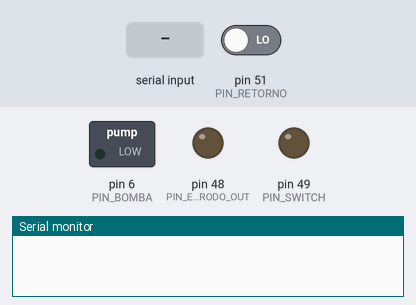
A sketch run on a simulated Arduino Mega 2560, built with avr-gcc and run on an emulated ATmega2560. Shown: switched loads named in the sketch (green lamp = pin HIGH), output pins drawn as LEDs (lit = HIGH), the last lines printed to the serial monitor. The inputs (shaded band) are chosen by the test bench; at power-on: pin 51 (PIN_RETORNO) LOW.

Above: at 1.2 s.
1.3 s: "}" received over Serial
At 1.9 s:
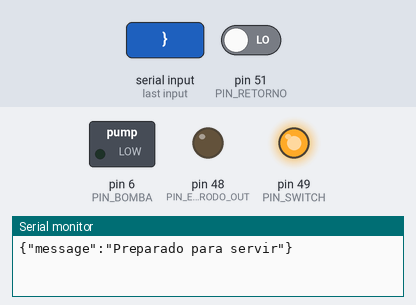
Timing chart, 0 to 4.3 s (numbered marks = the images above; inputs shaded):
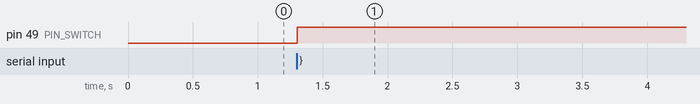

The sketch:

GasolineraArduino.ino
```cpp
#include <ArduinoJson.h>
String data = "";
volatile float flujo;
bool isAvailable = false;
String tipoLlenado = "";
float limiteLitros = 1.0;

const int PIN_FLUJO = 7;
const int PIN_BOMBA = 6;
const int PIN_RETORNO = 51;
const int PIN_SWITCH = 49;
const int PIN_ELECTRODO_OUT = 48;
const int PIN_ELECTRODO = 50;


void setup() {
  flujo = 0;
  pinMode(PIN_BOMBA, OUTPUT);
  pinMode(PIN_SWITCH, OUTPUT);
  pinMode(PIN_ELECTRODO_OUT, OUTPUT);
  pinMode(PIN_RETORNO, INPUT);
  pinMode(PIN_ELECTRODO, INPUT);
  pinMode(PIN_FLUJO, INPUT);
  Serial.begin(9600);
}

void loop() {
 /* digitalWrite(PIN_SWITCH, HIGH);
  int currentStateSwitch = digitalRead(PIN_RETORNO);
  if (currentStateSwitch == HIGH) {
    serializar("message", "Se activa switch");
  }*/

 if (Serial.available()) {
    readSerialPort();
  }


  if (isAvailable) {
    digitalWrite(PIN_SWITCH, HIGH);

    int currentStateSwitch = digitalRead(PIN_RETORNO);
    if (currentStateSwitch == HIGH) {
      //serializar("message", "Se activa switch");
      if(tipoLlenado == "Prepago"){
        if (flujo < limiteLitros) {
        digitalWrite(PIN_BOMBA, HIGH);
        delay(5);
        int currentStateFlow = digitalRead(PIN_FLUJO);

        if (currentStateFlow == HIGH) {
          //serializar("message", "Se activa flujo");
            pulse();
          }
        }
        else {
          digitalWrite(PIN_BOMBA, LOW);
          isAvailable = false;
          flujo = 0;
          serializar("message", "Ha finalizado el llenado");
          //Serial.println("Ha finalizado el llenado");
        }


      }

    } else {
      digitalWrite(PIN_BOMBA, LOW);
    }


  }
}

void readSerialPort() {
  char input = Serial.read();
  data += input;
  char* allchar = data.c_str();
  // Serial.println(input);
  if (input == '}') {
    StaticJsonDocument<64> doc;
    deserializeJson(doc, allchar);
    String tipoLlenadoAux = doc["tipoLlenado"];
    tipoLlenado = tipoLlenadoAux;
    if(tipoLlenado == "Prepago"){
      String limiteLitrosAux = doc["litros"];
      limiteLitros = limiteLitrosAux.toFloat();
      serializar("message", String(limiteLitros));
    }
    isAvailable = true;
    serializar("message", "Preparado para servir");
    data = "";
  }
}

void pulse() {
  // Serial.println("Sirviendo");
  //Serial.println(flujo);
  delay(2);
  String flujoString = floatToString(flujo, 2);
  serializar("flowValue", flujoString);
  flujo += 1.0 / 850.0; //calibracion recomendada
}

void serializar(String key, String message) {
  StaticJsonDocument<8> doc;
  doc[key] = message;
  serializeJson(doc, Serial);
  Serial.println();
}

String floatToString(float value, int decimales) {
  char buffer[50];  // Define un buffer lo suficientemente grande para contener la cadena resultante

  // Convierte el double a string
  dtostrf(value, 0, decimales, buffer);

  return String(buffer);
}
```

Measured:
- after the input at 1.3 s, pin 49 (PIN_SWITCH): LOW → HIGH at once
